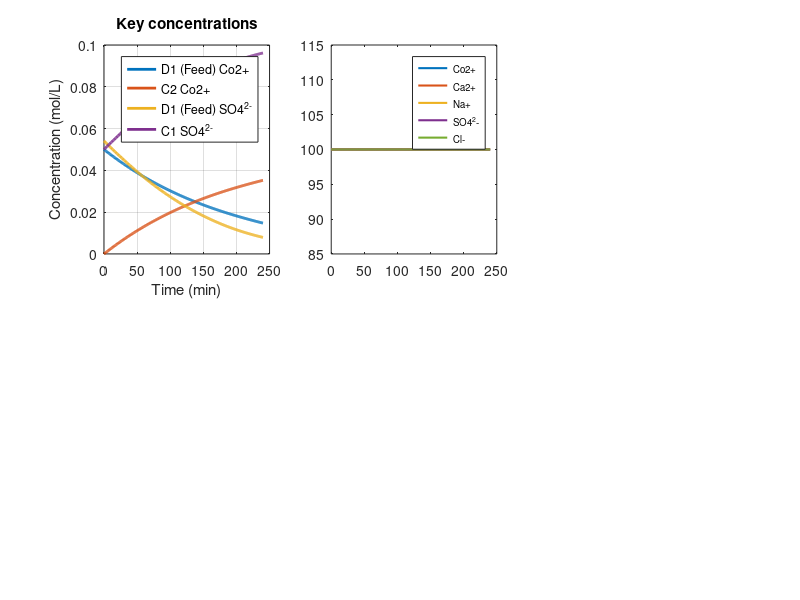

Recreate this plot in MATLAB. (Note: this script raises an error after producing the figure.)
%% ═══════════════════════════════════════════════════════════════════════
%%  EDM QUAD STACK — BEGINNER WALKTHROUGH SCRIPT
%% ═══════════════════════════════════════════════════════════════════════
%
%  This is the SAME simulation as EDM_QuadStack_Simulator.m (same physics,
%  same numbers, same results) but written as ONE FLAT SCRIPT instead of a
%  file full of functions. Nothing here is hidden inside a function call --
%  every line runs top to bottom, in order, and every variable it creates
%  stays visible in your Workspace panel afterwards so you can click on it
%  and look at the actual numbers.
%
%  HOW TO USE THIS FILE AS A LEARNING TOOL:
%   1. Open it in the MATLAB Editor.
%   2. Each "%%" line below starts a new SECTION (MATLAB highlights the
%      section you're in with a pale yellow background).
%   3. Click anywhere inside a section, then press Ctrl+Enter (Cmd+Enter on
%      Mac). MATLAB runs just THAT section and stops -- it does not run the
%      whole file. Look at the Workspace panel to see what got created.
%   4. Work your way down, section by section. By the time you reach the
%      big "MAIN LOOP" section you'll already recognize every variable it
%      uses, because you built them yourself in the sections above.
%   5. To run the ENTIRE script at once (like the function version), press
%      the green "Run" button, or type its filename in the Command Window.
%
%  THE PHYSICAL PICTURE (read this before touching any code):
%   Picture 6 small tanks of salty water in a row, with a membrane (a thin
%   sheet that only lets certain ions pass through) between each pair of
%   neighboring tanks. A DC electrical current is pushed through the whole
%   row from one end to the other. Positively-charged ions (like Na+, Co2+)
%   drift toward one end (the cathode); negatively-charged ions (like Cl-,
%   SO4^2-) drift toward the other end (the anode). Each membrane only lets
%   ONE type of charge through, so ions pile up in some tanks and get
%   stripped out of others -- that's how this stack separates and
%   concentrates the cobalt.
%
%   Tank layout, left (cathode, negative electrode) to right (anode, positive):
%     Tank 1: Cathode rinse   (just a rinse solution, sits at the electrode)
%     Tank 2: D2              (0.5 M NaCl "donor" solution)
%     Tank 3: C2               (starts dilute -- this is where Co2+ ends up)
%     Tank 4: D1 = Feed         (the actual cobalt-bearing solution)
%     Tank 5: C1                (starts dilute -- this is where SO4^2- ends up)
%     Tank 6: Anode rinse       (just a rinse solution, sits at the electrode)
%
%   Membrane layout (5 membranes, one between each pair of neighboring tanks):
%     Membrane 1 (between Tank 1 and Tank 2): type CEM (passes + ions only)
%     Membrane 2 (between Tank 2 and Tank 3): type AEM (passes - ions only)
%     Membrane 3 (between Tank 3 and Tank 4): type CEM (passes + ions only)
%     Membrane 4 (between Tank 4 and Tank 5): type AEM (passes - ions only)
%     Membrane 5 (between Tank 5 and Tank 6): type CEM (passes + ions only)
%
%   This specific left-right arrangement was chosen deliberately: it keeps
%   cobalt away from Tank 1 (so it never plates onto the cathode) and keeps
%   chloride away from Tank 6 (so no chlorine gas forms at the anode).

clear;      % wipe the Workspace so you start from a clean slate
close all;  % close any old figure windows
clc;        % clear the Command Window text


%% SECTION 1 — Physical constants
% These three numbers never change; they come from physics/chemistry, not
% from anything about OUR stack.

F    = 96485;     % Faraday's constant, in Coulombs per mole of charge.
                   % This is "how much electric charge is carried by one
                   % mole of singly-charged ions." Every calculation that
                   % converts between "electric current" and "how many
                   % ions moved" goes through this number.
Kw   = 1e-14;      % the water equilibrium constant (used later for pH)
Rgas = 8.314;      % the gas constant, Joules per mole per Kelvin
T    = 298.15;     % temperature, in Kelvin (this is 25 degrees Celsius --
                   % room temperature, and the temperature the other
                   % constants below were measured at)


%% SECTION 2 — The 7 ions we're tracking
% Every ion in this simulation is one of these 7. We give each one:
%   - a short name
%   - z = its electric charge (how many + or - charges it carries)
%   - lambda = a measure of how "mobile" it is in water (bigger number =
%     moves faster under the same electric field). These are standard,
%     published values for each ion at 25 degrees C.
%
% We store all 7 as entries in matching lists (this is just 7 separate
% pieces of information about each of the 7 ions, kept in parallel arrays).

species_name   = {'Co2+', 'Ca2+', 'Na+', 'SO4^2-', 'Cl-',  'H+',   'OH-'};
species_charge = [ 2,      2,      1,     -2,       -1,     1,      -1  ];
species_mobility = [53.0,  59.5,   50.1,   80.0,     76.3,   349.8,  198.0];  % lambda, S*cm^2/eq

% We'll refer to each ion by its position in these lists all through the
% script. Rather than remembering "species number 1 means cobalt", we give
% each position a readable name right now:
iCo  = 1;   % Co2+  is species #1
iCa  = 2;   % Ca2+  is species #2
iNa  = 3;   % Na+   is species #3
iSO4 = 4;   % SO4^2- is species #4
iCl  = 5;   % Cl-   is species #5
iH   = 6;   % H+    is species #6
iOH  = 7;   % OH-   is species #7
n_species = 7;

% H+ and OH- are deliberately created/destroyed by the electrode and
% water-splitting reactions later in this script, so they're never
% expected to "balance" -- everything ELSE should. We list those 5 here so
% both the running history (Section 9) and the final check (Section 10)
% use the exact same definition of "conserved."
conserved_ions = [iCo, iCa, iNa, iSO4, iCl];

% Every ion also has a "diffusivity" D -- roughly, how fast it spreads out
% on its own (no electric field needed). We don't look this up separately;
% it's mathematically related to the mobility number above by a formula
% called the Nernst-Einstein relation. We compute it once, for all 7 ions
% in one line:
species_diffusivity = (Rgas .* T .* species_mobility) ./ (abs(species_charge) .* F.^2);
% (units: cm^2/s. If you're curious, this line alone reproduces the
%  textbook diffusivity of Na+ to 3 significant figures: 1.33e-5 cm^2/s.)


%% SECTION 3 — The 6 tanks (compartments) and what's in them at the start
% "conc" is a table (a matrix): 6 rows (one per tank), 7 columns (one per
% ion), holding the STARTING concentration of every ion in every tank, in
% mol/L (molarity). This table gets updated every timestep as the
% simulation runs -- think of it as "the current state of all 6 tanks."

tank_name = {'Cathode rinse', 'D2 (donor)', 'C2', 'D1 (Feed)', 'C1', 'Anode rinse'};
n_tanks = 6;

%              Co2+     Ca2+     Na+      SO4^2-   Cl-      H+     OH-
conc = [ ...
          0,       0,       0.500,   0.250,   0,       1e-7,  1e-7;   % Tank 1: Cathode rinse
          0,       0,       0.500,   0,       0.500,   1e-7,  1e-7;   % Tank 2: D2 (0.5 M NaCl)
          0,       0,       0.050,   0,       0.050,   1e-7,  1e-7;   % Tank 3: C2 (dilute seed)
          0.0500,  0.0050,  0.1082,  0.0541,  0.1100,  1e-7,  1e-7;   % Tank 4: D1 = Feed
          0,       0,       0.100,   0.050,   0,       1e-7,  1e-7;   % Tank 5: C1 (dilute seed)
          0,       0,       0.500,   0.250,   0,       1e-7,  1e-7];  % Tank 6: Anode rinse

% Every tank's volume, in liters. All six start at 250 mL = 0.25 L.
tank_volume_L = [0.25; 0.25; 0.25; 0.25; 0.25; 0.25];

% Remember the STARTING total of each ion, added up across all 6 tanks.
% We'll compare against this at the very end to check nothing was created
% or destroyed by mistake (a "mass balance" sanity check).
starting_total_moles = sum(conc .* tank_volume_L, 1);   % 1x7, one total per ion


%% SECTION 4 — The 5 membranes between the tanks
% membrane_type{m} tells you what kind of membrane sits between Tank m and
% Tank (m+1). 'CEM' = cation-exchange membrane (only + ions cross it).
% 'AEM' = anion-exchange membrane (only - ions cross it).

membrane_type = {'CEM', 'AEM', 'CEM', 'AEM', 'CEM'};
n_membranes = 5;


%% SECTION 5 — How we're running the stack (the "knobs" you can turn)
% These are the settings you'd type into a real power supply and a timer.
% Try changing these later and re-running the whole script to see what
% happens -- that's the easiest way to build intuition.

area_cm2          = 10;    % membrane area, cm^2
applied_current_A = 0.5;   % constant current, Amps
duration_hours    = 4;     % how long to run the simulation for
timestep_minutes  = 1;     % how big a "tick" of simulated time we take

timestep_seconds = timestep_minutes * 60;
total_seconds    = duration_hours * 3600;
n_steps          = round(total_seconds / timestep_seconds);   % number of ticks


%% SECTION 6 — Placeholder numbers for the voltage/resistance model
% These describe things about the PHYSICAL hardware (spacer thickness,
% membrane resistance, etc.) that we haven't measured for your specific
% stack -- they're reasonable engineering estimates, flagged here so you
% know exactly which numbers to replace once you have real measurements.

areal_resistance_per_membrane = 5;      % ohm*cm^2
compartment_gap_cm            = 0.5;    % cm (spacer thickness)
electrode_overpotential_V     = 1.5;    % V (fixed)
water_conductivity_floor      = 5.5e-8; % S/cm (pure water's own conductivity --
                                          % a tank can never have LESS
                                          % conductivity than plain water)
voltage_ceiling_V             = 200;    % V (a safety cap, should basically
                                          % never be hit if eq. 8 below is
                                          % working correctly)

% "Over-limiting current" settings (this is the part of the model that
% explains why real stack voltage plateaus instead of climbing forever --
% see the long comment inside the main loop below for the full story).
boundary_layer_cm       = 50e-4;  % cm (50 micron)
water_split_overpotential_V = 0.8; % V, added per membrane that's "maxed out"


%% SECTION 7 — Set up empty storage for the whole run's history
% We're about to simulate n_steps+1 points in time (the "+1" is for the
% very start, before anything has happened). For each of those points we
% want to remember: every tank's concentrations, every tank's pH, the
% stack voltage, and how many membranes were "maxed out." So we make empty
% containers now and fill them in as we go.

time_minutes           = zeros(n_steps+1, 1);
conc_history           = zeros(n_steps+1, n_tanks, n_species);
pH_history              = zeros(n_steps+1, n_tanks);
voltage_history         = zeros(n_steps+1, 1);
overlimit_count_history = zeros(n_steps+1, 1);
co_efficiency_history   = zeros(n_steps+1, 1);
mass_balance_history    = zeros(n_steps+1, 5);   % one column per conserved ion (Co,Ca,Na,SO4,Cl)


%% SECTION 8 — Record the very first point (t = 0), before we run anything
% This block computes "what is the pH and voltage of the stack RIGHT NOW,
% before any current has flowed" and saves it as row 1 of our history. The
% pH and voltage calculations here are the exact same calculations we'll
% repeat inside the main loop below -- seeing them once, standalone, here,
% should make them easier to recognize later.

time_minutes(1) = 0;
conc_history(1,:,:) = conc;

for tank = 1:n_tanks
    % --- pH of this tank, from its H+ and OH- concentrations ---
    c_H  = conc(tank, iH);
    c_OH = conc(tank, iOH);
    net = c_H - c_OH;
    if net > 1e-14
        c_H_effective = net;
    elseif net < -1e-14
        c_H_effective = Kw / (-net);
    else
        c_H_effective = 1e-7;   % no real signal either way -> call it neutral
    end
    pH_history(1, tank) = -log10(max(c_H_effective, 1e-14));
end

% --- stack voltage at t=0 (no membranes are over-limiting yet, so that
%     part of the formula contributes zero) ---
total_resistance = 0;
for tank = 1:n_tanks
    conductivity = 0.001 * sum(species_mobility .* abs(species_charge) .* max(conc(tank,:),0));
    conductivity = max(conductivity, water_conductivity_floor);
    total_resistance = total_resistance + compartment_gap_cm / (conductivity * area_cm2);
end
total_resistance = total_resistance + n_membranes * (areal_resistance_per_membrane / area_cm2);
voltage_history(1) = min(applied_current_A*total_resistance + electrode_overpotential_V, voltage_ceiling_V);

overlimit_count_history(1) = 0;
co_efficiency_history(1) = 0;

% Mass balance at t=0 is trivially 100% (nothing has moved yet), but we
% compute it with the real formula anyway so Section 9 can just repeat the
% exact same line every step without a special case for step 1.
current_totals = sum(conc .* tank_volume_L, 1);
mass_balance_history(1,:) = current_totals(conserved_ions) ./ starting_total_moles(conserved_ions) * 100;


%% SECTION 9 — THE MAIN LOOP: step the simulation forward in time
% This is the heart of the whole script. We repeat this block once per
% timestep (n_steps times total). Each pass through the loop:
%   (a) works out how many MOLES of each ion are in each tank right now
%   (b) for each of the 5 membranes, works out how many ions cross it
%       during this one timestep, and moves them
%   (c) applies the two electrode reactions (these always happen,
%       regardless of the membranes)
%   (d) converts moles back into concentrations, and saves this timestep
%       into the history arrays from Section 7

for step = 1:n_steps

    %% --- (a) how many moles of each ion are in each tank, right now ---
    % moles = concentration x volume. This is the same table shape as
    % "conc" (6 tanks x 7 ions), just in moles instead of mol/L.
    moles = conc .* tank_volume_L;

    overlimit_flag_this_step = false(1, n_membranes);

    %% --- (b) go through the 5 membranes one at a time ---
    for m = 1:n_membranes

        left_tank  = m;       % the tank on the cathode side of this membrane
        right_tank = m + 1;   % the tank on the anode side of this membrane

        if strcmp(membrane_type{m}, 'CEM')
            % CEM passes CATIONS (+ ions). Cations always drift TOWARD the
            % cathode, i.e. from the right-hand tank into the left-hand tank.
            source_tank      = right_tank;
            destination_tank = left_tank;
            carrier_sign     = 1;    % we only care about POSITIVE ions here
        else
            % AEM passes ANIONS (- ions). Anions always drift TOWARD the
            % anode, i.e. from the left-hand tank into the right-hand tank.
            source_tank      = left_tank;
            destination_tank = right_tank;
            carrier_sign     = -1;   % we only care about NEGATIVE ions here
        end

        % Which of the 7 ions are even ALLOWED through this membrane?
        % (the ones whose charge sign matches carrier_sign)
        carrier_ions = find(sign(species_charge) == carrier_sign);

        % How much of the SOURCE tank's current content is made up of each
        % of those carrier ions? (can't be negative, even from floating-
        % point rounding, hence the max(...,0))
        source_conc_of_carriers = max(conc(source_tank, carrier_ions), 0);

        % --- EQUATION 1: transport-number "share" ---
        % If several ion types are all allowed through this membrane, they
        % don't split the current 50/50 -- each one gets a SHARE of the
        % current proportional to (its charge) x (its mobility) x (its
        % concentration). "denom" is the sum of that quantity across every
        % carrier ion -- we divide by it in a moment to turn each ion's raw
        % number into a fraction that adds up to exactly 1 (100%).
        denom = sum(abs(species_charge(carrier_ions)) .* species_mobility(carrier_ions) .* source_conc_of_carriers);

        % --- EQUATION 8: how much current can this membrane ACTUALLY carry
        %     just by moving the ions that are already there? ---
        % This is called the "limiting current." Physically: ions have to
        % physically diffuse to the membrane surface to cross it, and they
        % can only do that so fast. boundary_layer_cm stands in for "how
        % thick the sluggish layer of water right next to the membrane is."
        limiting_current_A = 0;
        for k = 1:numel(carrier_ions)
            ion = carrier_ions(k);
            limiting_current_A = limiting_current_A + ...
                abs(species_charge(ion)) * F * species_diffusivity(ion) * source_conc_of_carriers(k) / 1000 / boundary_layer_cm;
        end
        limiting_current_A = limiting_current_A * area_cm2;

        % If the current we're TRYING to push through is bigger than what
        % the ions can carry, this membrane is "over-limiting" -- the ions
        % alone can't keep up, and (see part below) water-splitting has to
        % pick up the slack.
        is_over_limit = applied_current_A > limiting_current_A;
        overlimit_flag_this_step(m) = is_over_limit;

        % The current actually available to move real ions is capped at
        % whatever the membrane can sustain:
        ionic_current_A = min(applied_current_A, limiting_current_A);

        % --- EQUATION 2: move each carrier ion, in proportion to its share ---
        if denom > 1e-30 && ionic_current_A > 1e-30
            for k = 1:numel(carrier_ions)
                ion = carrier_ions(k);
                share = (abs(species_charge(ion)) * species_mobility(ion) * source_conc_of_carriers(k)) / denom;
                flux_mol_per_second = share * ionic_current_A / (abs(species_charge(ion)) * F);
                moles_to_move = flux_mol_per_second * timestep_seconds;

                % Safety cap: never try to move more of an ion than the
                % source tank actually has left (this prevents a rare
                % rounding glitch where a nearly-empty tank would otherwise
                % go slightly negative).
                moles_to_move = min(moles_to_move, max(moles(source_tank, ion), 0));

                moles(source_tank, ion)      = moles(source_tank, ion)      - moles_to_move;
                moles(destination_tank, ion) = moles(destination_tank, ion) + moles_to_move;
            end
        end

        % --- water-splitting for the "leftover" current (eq. 8, continued) ---
        % If this membrane IS over-limiting, the shortfall (applied_current
        % minus limiting_current) doesn't just vanish -- physically, water
        % (H2O) splits apart right at the membrane surface into H+ and OH-,
        % and those brand-new ions carry the rest of the current. A CEM
        % lets the new H+ through (so it shows up in the destination tank);
        % the new OH- is left behind in the source tank (OH- is a NEGATIVE
        % ion, so a CEM blocks it). An AEM does the mirror image.
        if is_over_limit
            leftover_current_A = applied_current_A - limiting_current_A;
            moles_from_water_split = (leftover_current_A / F) * timestep_seconds;
            if strcmp(membrane_type{m}, 'CEM')
                moles(destination_tank, iH)  = moles(destination_tank, iH)  + moles_from_water_split;
                moles(source_tank,      iOH) = moles(source_tank,      iOH) + moles_from_water_split;
            else
                moles(destination_tank, iOH) = moles(destination_tank, iOH) + moles_from_water_split;
                moles(source_tank,      iH)  = moles(source_tank,      iH)  + moles_from_water_split;
            end
        end

    end   % end of the "go through the 5 membranes" loop


    %% --- (c) the two electrode reactions ---
    % These happen at the very ends of the stack (Tank 1 and Tank 6),
    % regardless of what any membrane is doing. At the cathode (Tank 1),
    % water is reduced to hydrogen gas and hydroxide: this always adds
    % OH- to Tank 1, at a rate set directly by the applied current. At the
    % anode (Tank 6, the last one), water is oxidized to oxygen gas and
    % acid: this always adds H+ to Tank 6.
    moles(1,        iOH) = moles(1,        iOH) + (applied_current_A/F) * timestep_seconds;
    moles(n_tanks,   iH) = moles(n_tanks,   iH)  + (applied_current_A/F) * timestep_seconds;


    %% --- (d) turn moles back into concentrations, and save this step ---
    conc = max(moles ./ tank_volume_L, 0);

    time_minutes(step+1) = time_minutes(step) + timestep_minutes;
    conc_history(step+1,:,:) = conc;
    overlimit_count_history(step+1) = sum(overlimit_flag_this_step);

    % pH of every tank, same formula as Section 8
    for tank = 1:n_tanks
        c_H  = conc(tank, iH);
        c_OH = conc(tank, iOH);
        net = c_H - c_OH;
        if net > 1e-14
            c_H_effective = net;
        elseif net < -1e-14
            c_H_effective = Kw / (-net);
        else
            c_H_effective = 1e-7;
        end
        pH_history(step+1, tank) = -log10(max(c_H_effective, 1e-14));
    end

    % Stack voltage, same formula as Section 8, but now including the
    % water-splitting overpotential for however many membranes are
    % over-limiting THIS step.
    total_resistance = 0;
    for tank = 1:n_tanks
        conductivity = 0.001 * sum(species_mobility .* abs(species_charge) .* max(conc(tank,:),0));
        conductivity = max(conductivity, water_conductivity_floor);
        total_resistance = total_resistance + compartment_gap_cm / (conductivity * area_cm2);
    end
    total_resistance = total_resistance + n_membranes * (areal_resistance_per_membrane / area_cm2);
    water_split_voltage = overlimit_count_history(step+1) * water_split_overpotential_V;
    voltage_history(step+1) = min(applied_current_A*total_resistance + electrode_overpotential_V + water_split_voltage, voltage_ceiling_V);

    % Cumulative Co2+ current efficiency: of all the charge we've pushed
    % through so far, what fraction actually ended up moving Co2+ into
    % Tank 3 (C2)? "theoretical_max" is what we'd have gotten if every
    % single electron so far had gone to Co2+ and nothing else.
    co_in_C2 = conc(3, iCo) * tank_volume_L(3);
    theoretical_max_mol = (applied_current_A * time_minutes(step+1)*60) / (species_charge(iCo) * F);
    if theoretical_max_mol > 1e-12
        co_efficiency_history(step+1) = min(co_in_C2/theoretical_max_mol*100, 100);
    end

    % Mass balance closure: total moles of each conserved ion, summed
    % across all 6 tanks, as a percentage of what we started with. Should
    % stay at (very close to) 100% every single step -- if it drifts, that
    % means ions are being created or destroyed somewhere by mistake.
    current_totals = sum(conc .* tank_volume_L, 1);
    mass_balance_history(step+1,:) = current_totals(conserved_ions) ./ starting_total_moles(conserved_ions) * 100;

end   % end of the main time-stepping loop


%% SECTION 10 — Check the results: did we conserve mass? What did we get?
% "Conserved" ions (everything except H+ and OH-, which are deliberately
% created/destroyed by the electrode and water-splitting reactions) should
% sum to EXACTLY the same total at the end as they started with. This is
% the single best sanity check that the code above has no bugs in it.

ending_total_moles = sum(conc .* tank_volume_L, 1);
mass_balance_pct = ending_total_moles(conserved_ions) ./ starting_total_moles(conserved_ions) * 100;
worst_mass_balance_pct = mass_balance_pct(find(abs(mass_balance_pct-100) == max(abs(mass_balance_pct-100)), 1));

co_recovered_pct = min( conc(3,iCo)*tank_volume_L(3) / max(conc_history(1,4,iCo)*tank_volume_L(4), 1e-12) * 100, 100);

wanted_equivalents      = conc(5,iNa)*1 + conc(5,iSO4)*2;
contamination_equivalents = conc(5,iH)*1 + conc(5,iCl)*1;
c1_purity_pct = 100 * wanted_equivalents / max(wanted_equivalents+contamination_equivalents, 1e-12);

cathode_Na_gained_mmol = (conc(1,iNa) - conc_history(1,1,iNa)) * tank_volume_L(1) * 1000;

fprintf('\n══════════════════════════════════════════════\n');
fprintf('  EDM Quad Stack (walkthrough script) — Results\n');
fprintf('══════════════════════════════════════════════\n');
fprintf('  Mass balance closure    : %.2f%%\n', worst_mass_balance_pct);
fprintf('  Co2+ recovered -> C2    : %.1f%%\n', co_recovered_pct);
fprintf('  C1 product purity       : %.1f%%\n', c1_purity_pct);
fprintf('  Cathode Na+ gained      : %.2f mmol\n', cathode_Na_gained_mmol);
fprintf('  Current efficiency, Co  : %.1f%%\n', co_efficiency_history(end));
fprintf('  Membranes over-limiting : %d / %d\n', overlimit_count_history(end), n_membranes);
fprintf('  Final stack voltage     : %.2f V\n', voltage_history(end));
fprintf('══════════════════════════════════════════════\n\n');


%% SECTION 11 — Plot the results
% Six small charts, one per thing we tracked. Nothing fancy -- this is
% deliberately close to the simplest MATLAB plotting code there is, so you
% can see exactly how "numbers in an array" become "a line on a chart."

figure('Name','EDM Quad Stack — Walkthrough Results','Position',[80 60 1600 900]);

subplot(2,3,1);
plot(time_minutes, conc_history(:,4,iCo), 'LineWidth',2); hold on;
plot(time_minutes, conc_history(:,3,iCo), 'LineWidth',2);
plot(time_minutes, conc_history(:,4,iSO4), 'LineWidth',2);
plot(time_minutes, conc_history(:,5,iSO4), 'LineWidth',2);
xlabel('Time (min)'); ylabel('Concentration (mol/L)');
legend('D1 (Feed) Co2+','C2 Co2+','D1 (Feed) SO4^{2-}','C1 SO4^{2-}','Location','best');
title('Key concentrations'); grid on;

subplot(2,3,2);
plot(time_minutes, mass_balance_history, 'LineWidth',1.5);
legend(species_name(conserved_ions), 'Location','best','FontSize',7);
yline(100,'--k','HandleVisibility','off');
xlabel('Time (min)'); ylabel('Mass balance closure (%)');
ylim([95 105]);
title('Mass balance closure'); grid on;

subplot(2,3,3);
plot(time_minutes, voltage_history, 'LineWidth',2);
xlabel('Time (min)'); ylabel('Stack voltage (V)');
title(sprintf('Voltage (final %.2f V)', voltage_history(end))); grid on;

subplot(2,3,4);
plot(time_minutes, pH_history, 'LineWidth',1.5);
xlabel('Time (min)'); ylabel('pH'); ylim([0 14]);
legend(tank_name, 'Location','best','FontSize',7);
title('pH of every tank'); grid on;

subplot(2,3,5);
plot(time_minutes, co_efficiency_history, 'LineWidth',2);
xlabel('Time (min)'); ylabel('Co^{2+} current efficiency (%)'); ylim([0 100]);
title(sprintf('Current efficiency (final %.1f%%)', co_efficiency_history(end))); grid on;

subplot(2,3,6);
plot(time_minutes, overlimit_count_history, '-o','LineWidth',1.5,'MarkerSize',3);
xlabel('Time (min)'); ylabel('Membranes over-limiting (of 5)'); ylim([-0.3 5.3]);
title('Over-limiting membranes'); grid on;


%% SECTION 12 — Things to try next
% Now that you've seen every line, here are some easy experiments. Change
% ONE number in Section 5 or Section 6, then run the WHOLE script again
% (green Run button) and compare the printed results / charts to before.
%
%   - applied_current_A = 0.3   (lower current -> slower, gentler run)
%   - duration_hours = 8         (run twice as long -- does D1 ever fully
%                                  drain? does the voltage keep climbing?)
%   - boundary_layer_cm = 20e-4  (thinner boundary layer -> higher limiting
%                                  current -> fewer membranes go over-limit)
%   - Try changing the STARTING concentrations in Section 3, e.g. make the
%     Feed (Tank 4) more concentrated in Co2+ and see how that changes
%     Co2+ recovery.
